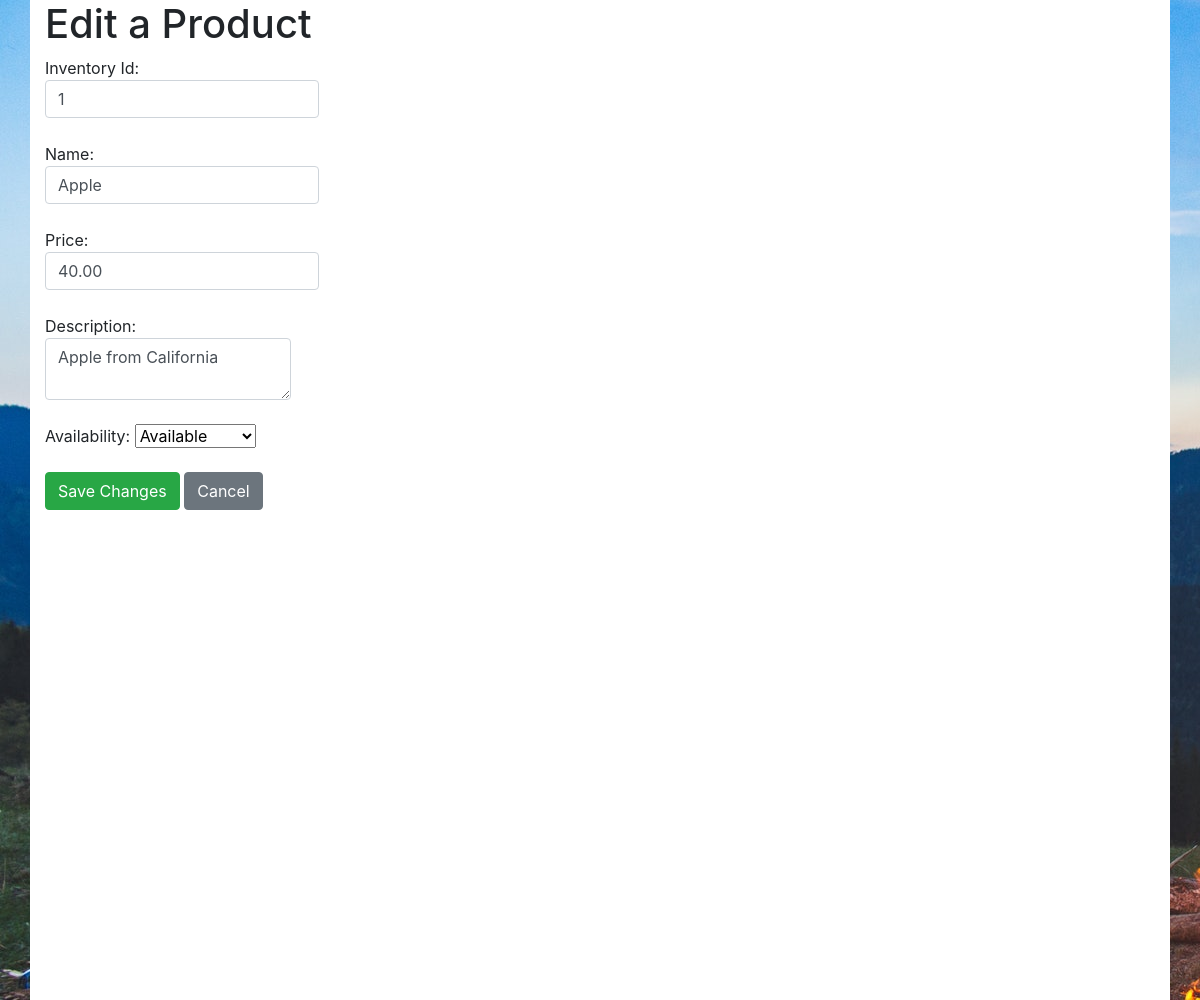
The page /product/edit/2 on the database its author committed.
### tables this page shows
CREATE TABLE `product` (
  `product_id` int(11) NOT NULL,
  `inventory_id` int(11) NOT NULL,
  `name` varchar(50) NOT NULL,
  `price` decimal(7,2) NOT NULL,
  `description` text NOT NULL,
  `availability` enum('available','not available') NOT NULL
);

CREATE TABLE `inventory` (
  `inventory_id` int(11) NOT NULL,
  `qty` int(11) NOT NULL,
  `shelf_location` varchar(50) NOT NULL
);

### app/core/App.php (called while the page is built, shortened)
<?php
class App{
	var $method = 'index';
	public function __construct(){
		$url = $this->parseURL();
		if(isset($url[0]) && file_exists('app/controllers/'. $url[0]. 'Controller.php')) {
			unset($url[0]);
		}
		$this->controller = new $this->controller();
		if(isset($url[1]) && method_exists($this->controller, $url[1])){
			$this->method = $url[1];
			unset($url[1]);
		}
		$this->params = $url ? array_values($url) : [];
		call_user_func_array([$this->controller, $this->method], $this->params);
	}
	private function parseURL(){
		if(isset($_GET['url'])) {
			return explode('/', filter_var(rtrim($_GET['url'],'/'), FILTER_SANITIZE_URL));
		}
	}
}
?>

### index.php (called while the page is built, shortened)
<?php
	new App();
?>

### app/models/Product.php (called while the page is built, shortened)
<?php
	class Product extends Model{
		public function find($product_id){
			$SQL = 'SELECT * FROM Product INNER JOIN inventory ON Product.inventory_id = inventory.inventory_id WHERE product_id = :product_id';
			$stmt = self::$_connection->prepare($SQL);
			$stmt->execute(['product_id'=>$product_id]);
			$stmt->setFetchMode(PDO::FETCH_CLASS, 'Product');
			return $stmt->fetch();
		}
	}
?>

### app/core/Model.php (called while the page is built, shortened)
<?php
	class Model{
		public function __construct(){
			$host = 'localhost';
			$dbname = 'camping';
			$user = 'camping_user';
			$password = 'tjAOLl7NQlvOtES9';
		}
	}
?>

### app/views/product/edit.php (the view, shortened to what this page needs)
<!DOCTYPE html>
<!doctype html>
<html lang="en">
  <head>
    <link rel="stylesheet" href="https://stackpath.bootstrapcdn.com/bootstrap/4.4.1/css/bootstrap.min.css">
  </head>
  <body>
    <div style="background-image: url('../../images/camp6.jpg');height: 1000px;">
    <div class='container' style="height: 1000px; background-color: white;">
    <h1> Edit a Product</h1>
    	<form action='' method="post">
      <div class = 'form-group'>
          <label>Inventory Id: <input type="text" value="<?=$data->inventory_id ?>" name="inventory_id"
            class = 'form-control'>
          </label>
        </div>
        <div class = 'form-group'>
          <label>Name: <input type="text" value="<?=$data->name ?>" name="name"
            class = 'form-control'>
          </label>
        </div>
        <div class = 'form-group'>
          <label>Price: <input type="text" value="<?=$data->price ?>" name="price"
            class = 'form-control'>
          </label>
        </div>
        <div class = 'form-group'>
          <label>Description: <textarea name="description" class = 'form-control'><?=$data->description ?></textarea>
          </label>
        </div>
        <div class = 'form-group'>
          <label>Availability:
            <select name="availability">
              <?php
                var_dump($data->availability);
                if($data->availability == 'not available'){
                  echo "<option selected='selected' value='not available'>Not Available</option>
                        <option value='available'>Available</option>";
                }
                else{
                  echo "<option selected='selected' value='available'>Available</option>
                        <option value='not available'>Not Available</option>";
                }
              ?>
            </select>
          </label>
        </div>
    <input type="submit" name="action" value="Save Changes" class="btn btn-success" />
    <a href="/Camping/product/index" class="btn btn-secondary">Cancel</a>
	</form>
    </div>
  </div>
  </body>
</html>

### rows shown on the page
product: inventory_id "1", name "Apple", price "40.00", description "Apple from California", availability "Available"
